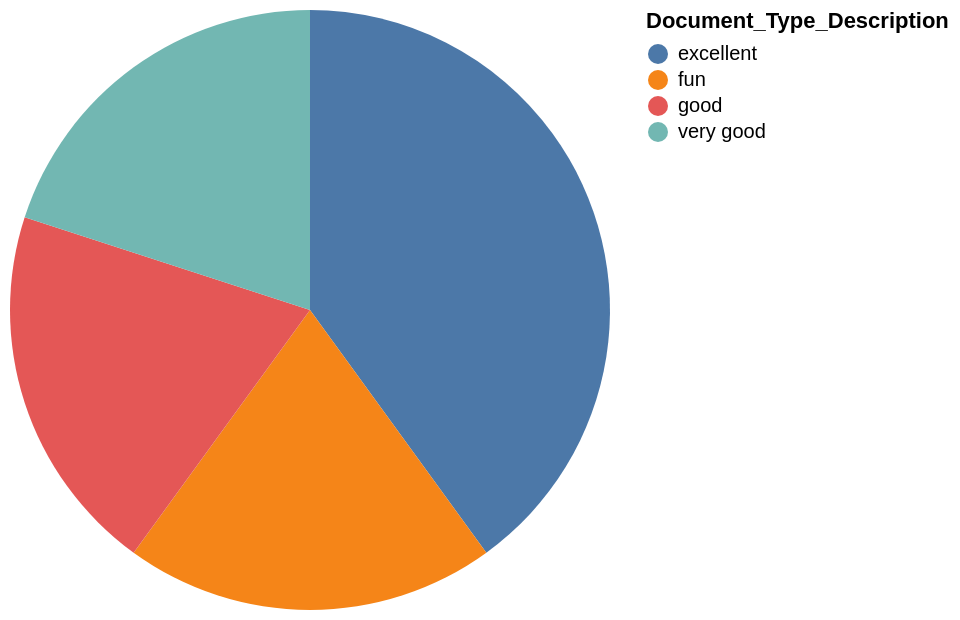

The specification (Vega-Lite) saved for this image:
### Vega-Lite specification from a JSON file in a GitHub repository (floating-point values rounded to 4 significant figures)
{"data": {"values": [{"x_data": "excellent", "y_data": 2}, {"x_data": "fun", "y_data": 1}, {"x_data": "good", "y_data": 1}, {"x_data": "very good", "y_data": 1}]}, "mark": "arc", "encoding": {"theta": {"field": "y_data", "type": "quantitative", "title": "COUNT(Document_Type_Description)"}, "color": {"field": "x_data", "type": "nominal", "title": "Document_Type_Description"}}}
